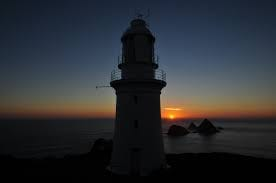
%> input picture 04_Image_Enhancement/tower.jpeg, 276 x 183 px
$ octave ex4.m   (GNU Octave 9; MATLAB toolbox functions it lacks are replaced by stand-ins)
%> lines starting %> are read from the running program, lines starting %| are printed output that depends on the picture
%% Experiment 4
% Image Enhancement
% Histogram Equalization, Logarithmic Transformation,
% and Gamma Transformation

clc;
clear;
close all;

%% Read and Display Original Image

% Read the input color image
a = imread('tower.jpeg');
%> a is the input picture: size 183x276x3 uint8; mean R, G, B 43.1, 45.7, 50.2

% Display the original image
figure;
imshow(a);
title('Original Color Image');

%% Convert Image to Grayscale

% Convert the RGB image to grayscale
b = rgb2gray(a);
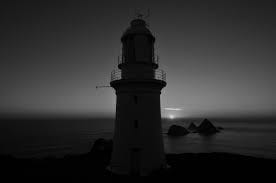
%> b: size 183x276 uint8; min 0, max 216, mean 45.4

% Display the grayscale image
figure;
imshow(b);
title('Grayscale Image');

%% Histogram Equalization

% Perform histogram equalization
% to improve the contrast of the grayscale image
c = histeq(b);
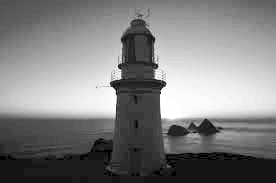
%> c: size 183x276 uint8; min 0, max 255, mean 127.8

% Display the enhanced image
figure;
imshow(c);
title('Histogram Equalized Image');

% Display the histogram of the enhanced image
figure;
imhist(c);
title('Histogram of Enhanced Image');
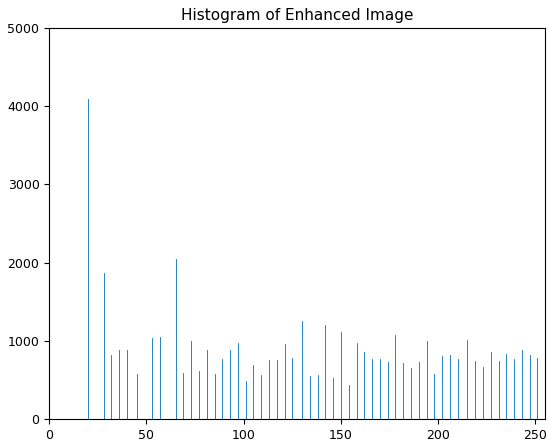
%> figure redrawn from the program's plot data; highest point at x = 20, y = 4091

%% Logarithmic Transformation

% Convert the image to double precision
% so mathematical operations can be performed
img = im2double(b);

% Scaling constant for logarithmic transformation
d = 10;

% Apply logarithmic transformation
log_img = d * log(1 + img);
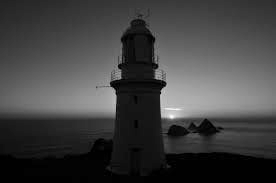
%> log_img: size 183x276 double; min 0, max 6.14, mean 1.57; drawn with min black and max white

% Display the logarithmically transformed image
figure;
imshow(log_img);
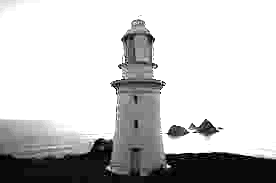
%> displayed picture: size 183x276, on the screen's scale of 0 to 255; min 0, max 255, mean 197.9
title('Logarithmic Transformation');

%% Gamma Transformation

% Set the gamma value
gamma = 0.5;

% Scaling constant
c = 1;

% Apply gamma transformation
gamma_img = c * (img .^ gamma);
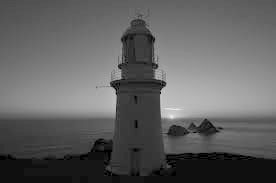
%> gamma_img: size 183x276 double; min 0, max 0.92, mean 0.38

% Display the gamma transformed image
figure;
imshow(gamma_img);
title('Gamma Transformation');
